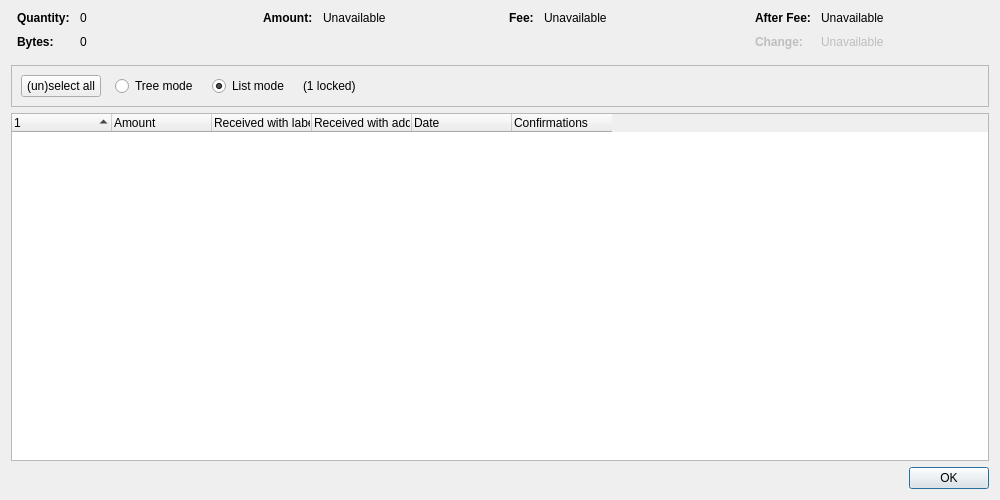
<?xml version="1.0" encoding="UTF-8"?>
<ui version="4.0">
 <class>CoinControlDialog</class>
 <widget class="QDialog" name="CoinControlDialog">
  <property name="geometry">
   <rect>
    <x>0</x>
    <y>0</y>
    <width>1000</width>
    <height>500</height>
   </rect>
  </property>
  <property name="windowTitle">
   <string>Coin Selection</string>
  </property>
  <layout class="QVBoxLayout" name="verticalLayout">
   <item>
    <layout class="QHBoxLayout" name="horizontalLayoutTop" stretch="0,0,0,0">
     <property name="topMargin">
      <number>0</number>
     </property>
     <property name="bottomMargin">
      <number>10</number>
     </property>
     <item>
      <layout class="QFormLayout" name="formLayoutCoinControl1">
       <property name="labelAlignment">
        <set>Qt::AlignLeft|Qt::AlignVCenter</set>
       </property>
       <property name="horizontalSpacing">
        <number>10</number>
       </property>
       <property name="verticalSpacing">
        <number>10</number>
       </property>
       <property name="leftMargin">
        <number>6</number>
       </property>
       <property name="rightMargin">
        <number>6</number>
       </property>
       <item row="0" column="0">
        <widget class="QLabel" name="labelCoinControlQuantityText">
         <property name="font">
          <font>
           <weight>75</weight>
           <bold>true</bold>
          </font>
         </property>
         <property name="text">
          <string>Quantity:</string>
         </property>
        </widget>
       </item>
       <item row="0" column="1">
        <widget class="QLabel" name="labelCoinControlQuantity">
         <property name="cursor">
          <cursorShape>IBeamCursor</cursorShape>
         </property>
         <property name="contextMenuPolicy">
          <enum>Qt::ActionsContextMenu</enum>
         </property>
         <property name="text">
          <string notr="true">0</string>
         </property>
         <property name="textInteractionFlags">
          <set>Qt::LinksAccessibleByMouse|Qt::TextSelectableByKeyboard|Qt::TextSelectableByMouse</set>
         </property>
        </widget>
       </item>
       <item row="1" column="0">
        <widget class="QLabel" name="labelCoinControlBytesText">
         <property name="font">
          <font>
           <weight>75</weight>
           <bold>true</bold>
          </font>
         </property>
         <property name="text">
          <string>Bytes:</string>
         </property>
        </widget>
       </item>
       <item row="1" column="1">
        <widget class="QLabel" name="labelCoinControlBytes">
         <property name="cursor">
          <cursorShape>IBeamCursor</cursorShape>
         </property>
         <property name="contextMenuPolicy">
          <enum>Qt::ActionsContextMenu</enum>
         </property>
         <property name="text">
          <string notr="true">0</string>
         </property>
         <property name="textInteractionFlags">
          <set>Qt::LinksAccessibleByMouse|Qt::TextSelectableByKeyboard|Qt::TextSelectableByMouse</set>
         </property>
        </widget>
       </item>
      </layout>
     </item>
     <item>
      <layout class="QFormLayout" name="formLayoutCoinControl2">
       <property name="horizontalSpacing">
        <number>10</number>
       </property>
       <property name="verticalSpacing">
        <number>10</number>
       </property>
       <property name="leftMargin">
        <number>6</number>
       </property>
       <property name="rightMargin">
        <number>6</number>
       </property>
       <item row="0" column="0">
        <widget class="QLabel" name="labelCoinControlAmountText">
         <property name="font">
          <font>
           <weight>75</weight>
           <bold>true</bold>
          </font>
         </property>
         <property name="text">
          <string>Amount:</string>
         </property>
        </widget>
       </item>
       <item row="0" column="1">
        <widget class="QLabel" name="labelCoinControlAmount">
         <property name="cursor">
          <cursorShape>IBeamCursor</cursorShape>
         </property>
         <property name="contextMenuPolicy">
          <enum>Qt::ActionsContextMenu</enum>
         </property>
         <property name="text">
          <string>Unavailable</string>
         </property>
         <property name="textInteractionFlags">
          <set>Qt::LinksAccessibleByMouse|Qt::TextSelectableByKeyboard|Qt::TextSelectableByMouse</set>
         </property>
        </widget>
       </item>
      </layout>
     </item>
     <item>
      <layout class="QFormLayout" name="formLayoutCoinControl3">
       <property name="horizontalSpacing">
        <number>10</number>
       </property>
       <property name="verticalSpacing">
        <number>10</number>
       </property>
       <property name="leftMargin">
        <number>6</number>
       </property>
       <property name="rightMargin">
        <number>6</number>
       </property>
       <item row="0" column="0">
        <widget class="QLabel" name="labelCoinControlFeeText">
         <property name="font">
          <font>
           <weight>75</weight>
           <bold>true</bold>
          </font>
         </property>
         <property name="text">
          <string>Fee:</string>
         </property>
        </widget>
       </item>
       <item row="0" column="1">
        <widget class="QLabel" name="labelCoinControlFee">
         <property name="cursor">
          <cursorShape>IBeamCursor</cursorShape>
         </property>
         <property name="contextMenuPolicy">
          <enum>Qt::ActionsContextMenu</enum>
         </property>
         <property name="text">
          <string>Unavailable</string>
         </property>
         <property name="textInteractionFlags">
          <set>Qt::LinksAccessibleByMouse|Qt::TextSelectableByKeyboard|Qt::TextSelectableByMouse</set>
         </property>
        </widget>
       </item>
      </layout>
     </item>
     <item>
      <layout class="QFormLayout" name="formLayoutCoinControl4">
       <property name="labelAlignment">
        <set>Qt::AlignLeft|Qt::AlignVCenter</set>
       </property>
       <property name="horizontalSpacing">
        <number>10</number>
       </property>
       <property name="verticalSpacing">
        <number>10</number>
       </property>
       <property name="leftMargin">
        <number>6</number>
       </property>
       <property name="rightMargin">
        <number>6</number>
       </property>
       <item row="0" column="0">
        <widget class="QLabel" name="labelCoinControlAfterFeeText">
         <property name="font">
          <font>
           <weight>75</weight>
           <bold>true</bold>
          </font>
         </property>
         <property name="text">
          <string>After Fee:</string>
         </property>
        </widget>
       </item>
       <item row="0" column="1">
        <widget class="QLabel" name="labelCoinControlAfterFee">
         <property name="cursor">
          <cursorShape>IBeamCursor</cursorShape>
         </property>
         <property name="contextMenuPolicy">
          <enum>Qt::ActionsContextMenu</enum>
         </property>
         <property name="text">
          <string>Unavailable</string>
         </property>
         <property name="textInteractionFlags">
          <set>Qt::LinksAccessibleByMouse|Qt::TextSelectableByKeyboard|Qt::TextSelectableByMouse</set>
         </property>
        </widget>
       </item>
       <item row="1" column="0">
        <widget class="QLabel" name="labelCoinControlChangeText">
         <property name="enabled">
          <bool>false</bool>
         </property>
         <property name="font">
          <font>
           <weight>75</weight>
           <bold>true</bold>
          </font>
         </property>
         <property name="text">
          <string>Change:</string>
         </property>
        </widget>
       </item>
       <item row="1" column="1">
        <widget class="QLabel" name="labelCoinControlChange">
         <property name="enabled">
          <bool>false</bool>
         </property>
         <property name="cursor">
          <cursorShape>IBeamCursor</cursorShape>
         </property>
         <property name="contextMenuPolicy">
          <enum>Qt::ActionsContextMenu</enum>
         </property>
         <property name="text">
          <string>Unavailable</string>
         </property>
         <property name="textInteractionFlags">
          <set>Qt::LinksAccessibleByMouse|Qt::TextSelectableByKeyboard|Qt::TextSelectableByMouse</set>
         </property>
        </widget>
       </item>
      </layout>
     </item>
    </layout>
   </item>
   <item>
    <widget class="QFrame" name="frame">
     <property name="minimumSize">
      <size>
       <width>0</width>
       <height>40</height>
      </size>
     </property>
     <property name="frameShape">
      <enum>QFrame::StyledPanel</enum>
     </property>
     <property name="frameShadow">
      <enum>QFrame::Sunken</enum>
     </property>
     <layout class="QHBoxLayout" name="horizontalLayout">
      <item>
       <layout class="QHBoxLayout" name="horizontalLayoutPanel" stretch="0,0,0,0,0">
        <property name="spacing">
         <number>14</number>
        </property>
        <item>
         <widget class="QPushButton" name="pushButtonSelectAll">
          <property name="sizePolicy">
           <sizepolicy hsizetype="Maximum" vsizetype="Fixed">
            <horstretch>0</horstretch>
            <verstretch>0</verstretch>
           </sizepolicy>
          </property>
          <property name="text">
           <string>(un)select all</string>
          </property>
          <property name="autoDefault">
           <bool>false</bool>
          </property>
         </widget>
        </item>
        <item>
         <widget class="QRadioButton" name="radioTreeMode">
          <property name="sizePolicy">
           <sizepolicy hsizetype="Maximum" vsizetype="Fixed">
            <horstretch>0</horstretch>
            <verstretch>0</verstretch>
           </sizepolicy>
          </property>
          <property name="text">
           <string>Tree mode</string>
          </property>
         </widget>
        </item>
        <item>
         <widget class="QRadioButton" name="radioListMode">
          <property name="sizePolicy">
           <sizepolicy hsizetype="Maximum" vsizetype="Fixed">
            <horstretch>0</horstretch>
            <verstretch>0</verstretch>
           </sizepolicy>
          </property>
          <property name="text">
           <string>List mode</string>
          </property>
          <property name="checked">
           <bool>true</bool>
          </property>
         </widget>
        </item>
        <item>
         <widget class="QLabel" name="labelLocked">
          <property name="text">
           <string notr="true">(1 locked)</string>
          </property>
         </widget>
        </item>
        <item>
         <spacer name="horizontalSpacer">
          <property name="orientation">
           <enum>Qt::Horizontal</enum>
          </property>
          <property name="sizeHint" stdset="0">
           <size>
            <width>40</width>
            <height>20</height>
           </size>
          </property>
         </spacer>
        </item>
       </layout>
      </item>
     </layout>
    </widget>
   </item>
   <item>
    <widget class="CoinControlTreeWidget" name="treeWidget">
     <property name="contextMenuPolicy">
      <enum>Qt::CustomContextMenu</enum>
     </property>
     <property name="sortingEnabled">
      <bool>false</bool>
     </property>
     <property name="columnCount">
      <number>6</number>
     </property>
     <attribute name="headerShowSortIndicator" stdset="0">
      <bool>true</bool>
     </attribute>
     <attribute name="headerStretchLastSection">
      <bool>false</bool>
     </attribute>
     <column>
      <property name="text">
       <string/>
      </property>
     </column>
     <column>
      <property name="text">
       <string>Amount</string>
      </property>
     </column>
     <column>
      <property name="text">
       <string>Received with label</string>
      </property>
     </column>
     <column>
      <property name="text">
       <string>Received with address</string>
      </property>
     </column>
     <column>
      <property name="text">
       <string>Date</string>
      </property>
     </column>
     <column>
      <property name="text">
       <string>Confirmations</string>
      </property>
      <property name="toolTip">
       <string>Confirmed</string>
      </property>
     </column>
     <column>
      <property name="text">
       <string/>
      </property>
     </column>
     <column>
      <property name="text">
       <string/>
      </property>
     </column>
     <column>
      <property name="text">
       <string/>
      </property>
     </column>
     <column>
      <property name="text">
       <string/>
      </property>
     </column>
    </widget>
   </item>
   <item>
    <widget class="QDialogButtonBox" name="buttonBox">
     <property name="orientation">
      <enum>Qt::Horizontal</enum>
     </property>
     <property name="standardButtons">
      <set>QDialogButtonBox::Ok</set>
     </property>
    </widget>
   </item>
  </layout>
 </widget>
 <customwidgets>
  <customwidget>
   <class>CoinControlTreeWidget</class>
   <extends>QTreeWidget</extends>
   <header>qt/coincontroltreewidget.h</header>
  </customwidget>
 </customwidgets>
 <resources/>
 <connections/>
</ui>
